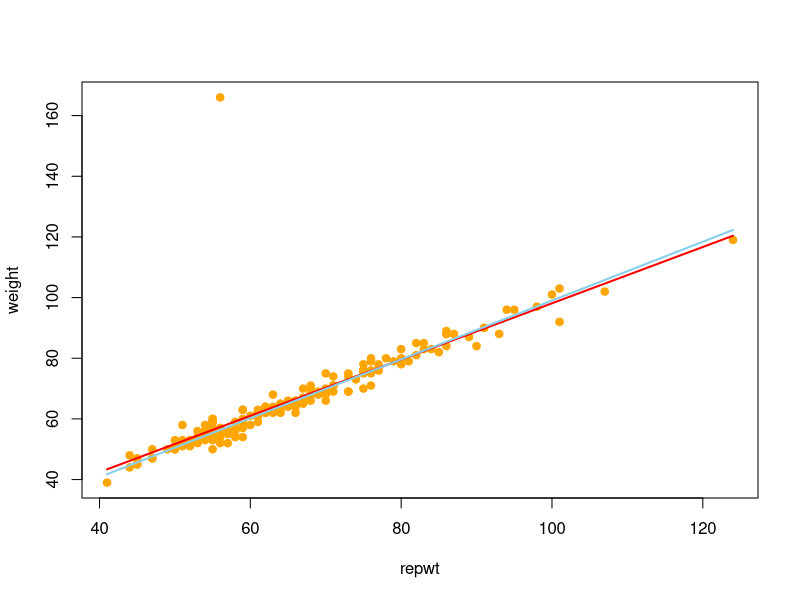
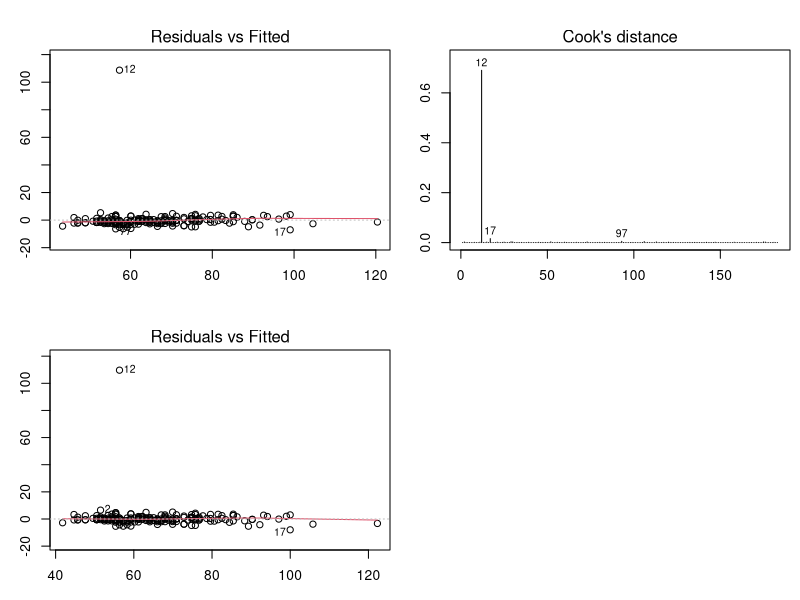

The R script that drew these images, in order: (Note: this script raises an error after producing the figures.)
library(car)
library(MASS)

d.lm <- lm(weight ~ repwt, data=Davis)
r.lm <- rlm(weight ~ repwt, data=Davis)

b <- coef(d.lm)
rb <- coef(r.lm)

plot(weight ~ repwt, data=Davis, col="orange", pch=19)
curve(b[1] + b[2]*x, add=T, col="red", lwd=2)
curve(rb[1] + rb[2]*x, add=T, col="skyblue", lwd=2)

par(mfrow=c(2,2), mai=c(.5,.5,.5,.1))
plot(d.lm, which=c(1,4))
plot(r.lm, which=c(1,4))

plot(d.lm, which=1:6)
